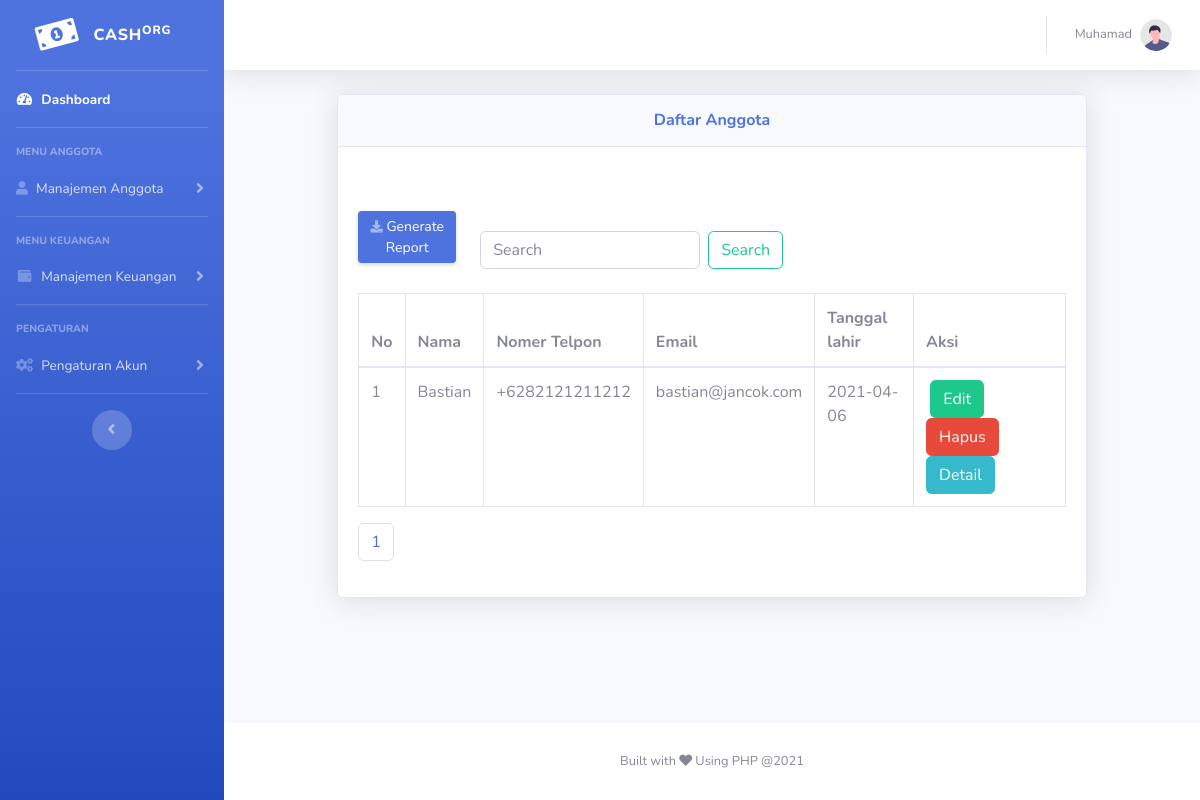
/dashboard/search.php?cari=Bastian (signed in), run on the app's committed database.
### tables this page shows
CREATE TABLE `cash_anggota` (
  `id_anggota` int(11) NOT NULL,
  `nama_anggota` varchar(255) NOT NULL,
  `tgl_lahir` date NOT NULL,
  `ponsel_anggota` bigint(20) NOT NULL,
  `email_anggota` varchar(100) NOT NULL,
  `alamat_anggota` varchar(500) NOT NULL,
  `code_uniq` varchar(255) NOT NULL
);

### dashboard/search.php (the view, shortened to what this page needs)
<?php
$nama_anggota = "";
$ponsel_anggota = "";
$email_anggota = "";
$tgl_lahir = "";
$id = "";
if(isset($_GET['cari']) && !empty($_GET['cari'])){
    $cari = $_GET['cari'];
    $db = database::connect();
    $query = $db->prepare("SELECT * FROM cash_anggota WHERE nama_anggota LIKE :nama_anggota or ponsel_anggota LIKE :nomer or email_anggota LIKE :email");
    $query->bindValue(":nama_anggota", '%' . $cari . '%' , PDO::PARAM_STR);
    $query->bindValue(":nomer", '%' . $cari . '%' , PDO::PARAM_STR);
    $query->bindValue(":email", '%' . $cari . '%' , PDO::PARAM_STR);
    $query->execute();
        if($query->rowCount() > 0){
            $all_anggota = $query->fetch(PDO::FETCH_ASSOC);
                $nama_anggota = $all_anggota['nama_anggota'];
                $ponsel_anggota = $all_anggota['ponsel_anggota'];
                $email_anggota = $all_anggota['email_anggota'];
                $tgl_lahir = $all_anggota['tgl_lahir'];
                $id = $all_anggota['id_anggota'];
        }else{
            echo "<script>alert('Tidak ada data!');
                          document.location.href = 'lihat.php';</script>";
        }
}else{
    header("Location: lihat.php");
    exit();
}
 ?>
<!DOCTYPE html>
<html lang="en">
<head>
    <link href="vendor/fontawesome-free/css/all.min.css" rel="stylesheet" type="text/css">
    <link href="css/sb-admin-2.min.css" rel="stylesheet">
</head>
<body id="page-top">
    <div id="wrapper">
        <ul class="navbar-nav bg-gradient-primary sidebar sidebar-dark accordion" id="accordionSidebar">
            <a class="sidebar-brand d-flex align-items-center justify-content-center" href="index.php">
                <div class="sidebar-brand-icon rotate-n-15">
                    <i class="fas fa-money-bill-alt"></i>
                </div>
                <div class="sidebar-brand-text mx-3">Cash<sup>org</sup></div>
            </a>
            <hr class="sidebar-divider my-0">
            <li class="nav-item active">
                <a class="nav-link" href="index.php">
                    <i class="fas fa-fw fa-tachometer-alt"></i>
                    <span>Dashboard</span></a>
            </li>
            <hr class="sidebar-divider">
            <div class="sidebar-heading">
                Menu Anggota
            </div>
            <li class="nav-item">
                <a class="nav-link collapsed" href="#" data-toggle="collapse" data-target="#collapseTwo"
                    aria-expanded="true" aria-controls="collapseTwo">
                    <i class="fas fa-user fa-cog"></i>
                    <span>Manajemen Anggota</span>
                </a>
            </li>
            <hr class="sidebar-divider">
            <div class="sidebar-heading">
                Menu Keuangan
            </div>
            <li class="nav-item">
                <a class="nav-link collapsed" href="#" data-toggle="collapse" data-target="#collapsePages"
                    aria-expanded="true" aria-controls="collapsePages">
                    <i class="fas fa-fw fa-wallet"></i>
                    <span>Manajemen Keuangan</span>
                </a>
            </li>
            <hr class="sidebar-divider">
            <div class="sidebar-heading">
                Pengaturan
            </div>
            <li class="nav-item">
                <a class="nav-link collapsed" href="#" data-toggle="collapse" data-target="#collapseCon"
                    aria-expanded="true" aria-controls="collapsePages">
                    <i class="fas fa-fw fa-cogs"></i>
                    <span>Pengaturan Akun</span>
                </a>
            </li>
            <hr class="sidebar-divider d-none d-md-block">
            <div class="text-center d-none d-md-inline">
                <button class="rounded-circle border-0" id="sidebarToggle"></button>
            </div>
        </ul>
        <div id="content-wrapper" class="d-flex flex-column">
            <div id="content">
                <nav class="navbar navbar-expand navbar-light bg-white topbar mb-4 static-top shadow">
                    <ul class="navbar-nav ml-auto">
                        <li class="nav-item dropdown no-arrow">
                            <a class="nav-link dropdown-toggle" href="#" id="userDropdown" role="button"
                                data-toggle="dropdown" aria-haspopup="true" aria-expanded="false">
                                <span class="mr-2 d-none d-lg-inline text-gray-600 small"><?php echo $_SESSION['nama']; ?></span>
                                <img class="img-profile rounded-circle"
                                    src="img/undraw_profile.svg">
                            </a>
                        </li>
                    </ul>
                </nav>
                <div class="container-fluid">
                    <center>
                    <div class="col-md-10 justify-content-center">
                   <div class="card shadow mb-5">
                        <div class="card-header py-3">
                            <h6 class="m-0 font-weight-bold text-primary">Daftar Anggota</h6>
                        </div>
                        <div class="card-body">
                                <div class="row mt-3">
                             <div class="col-md-2  mt-4">
                                <a href="export.php" class="d-none d-sm-inline-block btn btn-sm btn-primary shadow-sm mt-1"><i class="fas fa-download fa-sm text-white-50"></i> Generate Report</a>
                             </div>
                             <div class="col-md-8 mt-5 ">
                               <form class="form-inline my-2 my-lg-0" action="search.php" method="get" name='cari'>
                                     <input class="form-control mr-sm-2" type="search" placeholder="Search" aria-label="Search" name='cari'  required>
                                     <button class="btn btn-outline-success my-2 my-sm-0" type="submit">Search</button>
                                   </form>
                             </div>
                             </div>
                             <br>
                            <div class="table-responsive d-flex">
                                <table class="table table-bordered" id="dataTable" width="100%" cellspacing="0">
                                    <?php $no = 1; ?>
                                    <thead>
                                        <tr >
                                            <th>No</th>
                                            <th>Nama</th>
                                            <th>Nomer Telpon</th>
                                            <th>Email</th>
                                            <th>Tanggal lahir</th>
                                            <th>Aksi</th>
                                        </tr>
                                    </thead>
                                    <tbody>
                                        <tr>
                                            <td><?php echo $no; ?></td>
                                            <td><?php echo $nama_anggota; ?></td>
                                            <td><?php echo "+62" . $ponsel_anggota; ?></td>
                                            <td><?php echo $email_anggota; ?></td>
                                            <td><?php echo $tgl_lahir; ?></td>
                                            <td>&nbsp;<a href="edit_anggota.php?num=<?php echo $id; ?>"><button type="button" class="btn btn-success">Edit</button></a>
                                                &nbsp; <a href="hapus_anggota.php?num=<?php echo $id; ?>"><button type="button" class="btn btn-danger" onclick="return confirm('Apakah Anda Yakin?')">Hapus</button></a>
                                                &nbsp;<a href="detail.php?num=<?php echo $id; ?>"><button type="button" class="btn btn-info"  >Detail</button></a>
                                            </td>
                                        </tr>
                                    </tbody>
                                </table>
                            </div>
                                <nav aria-label="Page navigation example">
                                    <ul class="pagination">
                                    <li class="page-item"><a class="page-link" href="?page=#">1</a></li>
                                    </ul>
                                </nav>
                        </div>
                    </div>
                    </div>
                    </center>
                </div>
            </div>
            <footer class="sticky-footer bg-white">
                <div class="container my-auto">
                    <div class="copyright text-center my-auto">
                        <span>Built with <i class="fas fa-heart"></i> Using PHP @<?php echo date('Y'); ?></span>
                    </div>
                </div>
            </footer>
        </div>
    </div>
</body>
</html>

### data on the page
cash_anggota: nama_anggota "Bastian", ponsel_anggota "82121211212", email_anggota "bastian@jancok.com", tgl_lahir "2021-04-06"

### other printed values
$_SESSION['nama'] "Muhamad"
$no "1"
